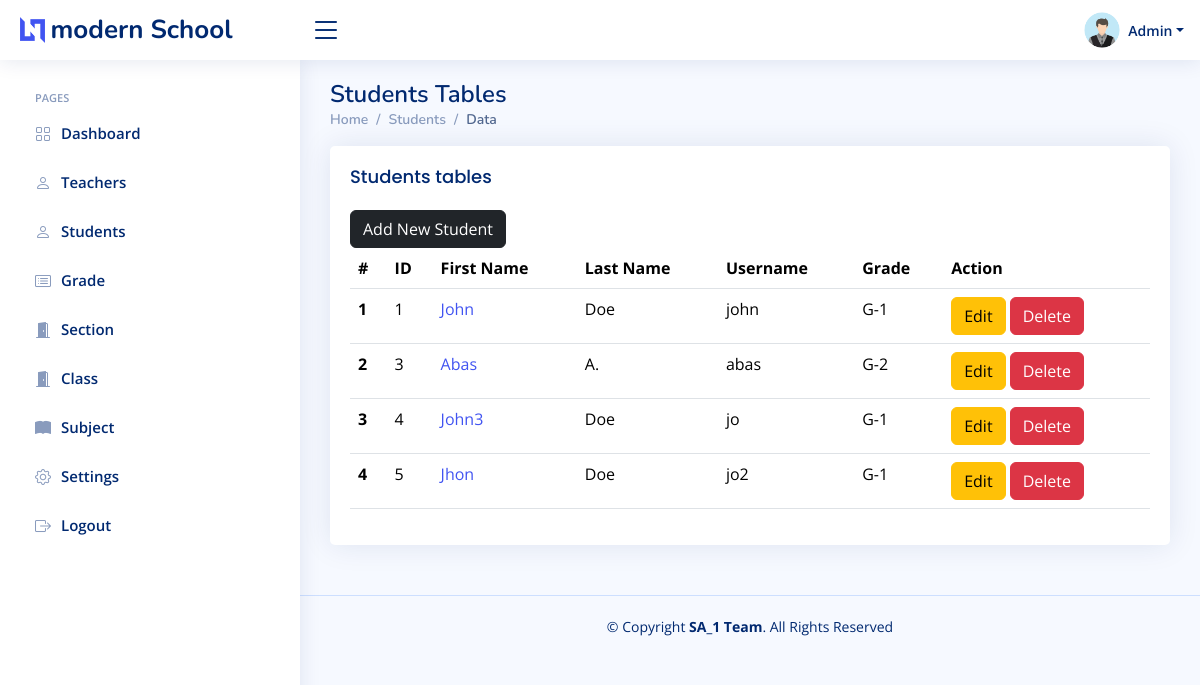
/admin/student1.php (signed in), run on the app's committed database.
### tables this page shows
CREATE TABLE `setting` (
  `id` int(11) NOT NULL,
  `current_year` int(11) NOT NULL,
  `current_semester` varchar(11) NOT NULL,
  `school_name` varchar(100) NOT NULL,
  `slogan` varchar(300) NOT NULL,
  `about` text NOT NULL
);

CREATE TABLE `students` (
  `student_id` int(11) NOT NULL,
  `username` varchar(127) NOT NULL,
  `password` varchar(255) NOT NULL,
  `fname` varchar(127) NOT NULL,
  `lname` varchar(255) NOT NULL,
  `grade` int(11) NOT NULL,
  `section` int(11) NOT NULL,
  `address` varchar(31) NOT NULL,
  `gender` varchar(7) NOT NULL,
  `email_address` varchar(255) NOT NULL,
  `date_of_birth` date NOT NULL,
  `date_of_joined` timestamp NULL DEFAULT current_timestamp(),
  `parent_fname` varchar(127) NOT NULL,
  `parent_lname` varchar(127) NOT NULL,
  `parent_phone_number` varchar(31) NOT NULL
);

CREATE TABLE `grades` (
  `grade_id` int(11) NOT NULL,
  `grade` varchar(31) NOT NULL,
  `grade_code` varchar(7) NOT NULL
);

### data/setting.php (called while the page is built)
<?php
function getSetting($conn){
   $sql = "SELECT * FROM setting";
   $stmt = $conn->prepare($sql);
   $stmt->execute();
   if ($stmt->rowCount() == 1) {
     $settings = $stmt->fetch();
     return $settings;
   }else {
    return 0;
   }
}
?>

### admin/data/student.php (called while the page is built, shortened)
<?php
function getAllStudents($conn){
   $sql = "SELECT * FROM students";
   $stmt = $conn->prepare($sql);
   $stmt->execute();
   if ($stmt->rowCount() >= 1) {
     $students = $stmt->fetchAll();
     return $students;
   }else {
   	return 0;
   }
}

### admin/data/grade.php (called while the page is built, shortened)
<?php
function getGradeById($grade_id, $conn){
   $sql = "SELECT * FROM grades
           WHERE grade_id=?";
   $stmt = $conn->prepare($sql);
   $stmt->execute([$grade_id]);
   if ($stmt->rowCount() == 1) {
     $grade = $stmt->fetch();
     return $grade;
   }else {
    return 0;
   }
}

### admin/student1.php (the view, shortened to what this page needs)
<?php
if (isset($_SESSION['admin_id']) &&
isset($_SESSION['role'])) {
if ($_SESSION['role'] == 'Admin') {
include "../DB_connection.php";
include "data/student.php";
include "data/grade.php";
$students = getAllStudents($conn);
?>
<!DOCTYPE html>
<html lang="en">
<head>
    <link href="assets/vendor/bootstrap/css/bootstrap.min.css" rel="stylesheet">
    <link href="assets/vendor/bootstrap-icons/bootstrap-icons.css" rel="stylesheet">
    <link href="assets/vendor/boxicons/css/boxicons.min.css" rel="stylesheet">
    <link href="assets/vendor/quill/quill.snow.css" rel="stylesheet">
    <link href="assets/vendor/quill/quill.bubble.css" rel="stylesheet">
    <link href="assets/vendor/remixicon/remixicon.css" rel="stylesheet">
    <link href="assets/vendor/simple-datatables/style.css" rel="stylesheet">
    <link href="assets/css/style.css" rel="stylesheet">
</head>
<body>
    <?php
    include "inc/header.php";
    ?>
    <?php
    include "inc/sidebar.php";
    ?>
    <main id="main" class="main">
        <div class="pagetitle">
            <h1>Students Tables</h1>
            <nav>
                <ol class="breadcrumb">
                    <li class="breadcrumb-item"><a href="index1.php">Home</a></li>
                    <li class="breadcrumb-item">Students</li>
                    <li class="breadcrumb-item active">Data</li>
                </ol>
            </nav>
        </div>
        <section class="section">
            <div class="row">
                <div class="col-lg-12">
                    <div class="card">
                        <div class="card-body">
                            <h5 class="card-title">Students tables</h5>
                            <a href="student-add1.php"
                               class="btn btn-dark">Add New Student</a>
                            <table class="table datatable">
                                <thead>
                                    <tr>
                                        <th scope="col">#</th>
                                        <th scope="col">ID</th>
                                        <th scope="col">First Name</th>
                                        <th scope="col">Last Name</th>
                                        <th scope="col">Username</th>
                                        <th scope="col">Grade</th>
                                        <th scope="col">Action</th>
                                    </tr>
                                </thead>
                                <tbody>
                                <?php
                                if ($students != 0) {
                                $i = 0; foreach ($students as $student ) {
                                    $i++;  ?>
                                    <tr>
                                        <th scope="row"><?=$i?></th>
                                        <td><?=$student['student_id']?></td>
                                        <td>
                                            <a href="student-view1.php?student_id=<?=$student['student_id']?>">
                                                <?=$student['fname']?>
                                            </a>
                                        </td>
                                        <td><?=$student['lname']?></td>
                                        <td><?=$student['username']?></td>
                                        <td>
                                            <?php
                                            $grade = $student['grade'];
                                            $g_temp = getGradeById($grade, $conn);
                                            if ($g_temp != 0) {
                                                echo $g_temp['grade_code'].'-'.
                                                    $g_temp['grade'];
                                            }
                                            ?>
                                        </td>
                                        <td>
                                            <a href="student-edit1.php?student_id=<?=$student['student_id']?>"
                                               class="btn btn-warning">Edit</a>
                                            <a href="student-delete.php?student_id=<?=$student['student_id']?>"
                                               class="btn btn-danger">Delete</a>
                                        </td>
                                    </tr>
                                <?php }} ?>
                                </tbody>
                            </table>
                        </div>
                    </div>
                </div>
            </div>
        </section>
    </main>
    <?php
    include "inc/footer.php";
    ?>
</body>
</html>
    <?php
}else {
    header("Location: ../login.php");
    exit;
}
}else {
    header("Location: ../login.php");
    exit;
}
?>

### admin/inc/header.php (shortened to what this page needs)
<?php
include "../data/setting.php";
$setting = getSetting($conn);
if ($setting != 0) {
?>
<header id="header" class="header fixed-top d-flex align-items-center">
    <div class="d-flex align-items-center justify-content-between">
        <a href="../index.php" class="logo d-flex align-items-center">
            <img src="assets/img/logo.png" alt="">
            <span class="d-none d-lg-block"><?=$setting['school_name']?></span>
        </a>
        <i class="bi bi-list toggle-sidebar-btn"></i>
    </div>
    <nav class="header-nav ms-auto">
        <ul class="d-flex align-items-center">
            <li class="nav-item dropdown pe-3">
                <a class="nav-link nav-profile d-flex align-items-center pe-0" href="#" data-bs-toggle="dropdown">
                    <img src="../img/student-male.png"  alt="Profile" class="rounded-circle">
                    <span class="d-none d-md-block dropdown-toggle ps-2">Admin</span>
                </a>
            </li>
        </ul>
    </nav>
</header>
<?php }else {
    header("Location: login.php");
    exit;
}  ?>

### admin/assets/css/style.css (style rules this page uses)
:root { scroll-behavior: smooth; }
body { font-family: "Open Sans", sans-serif; background: #f6f9ff; color: #444444; }
a { color: #4154f1; text-decoration: none; }
h1, h2, h3, h4, h5, h6 { font-family: "Nunito", sans-serif; }
#main { margin-top: 60px; padding: 20px 30px; transition: all 0.3s; }
.pagetitle { margin-bottom: 10px; }
.pagetitle h1 { font-size: 24px; margin-bottom: 0; font-weight: 600; color: #012970; }
.card { margin-bottom: 30px; border: none; border-radius: 5px; box-shadow: 0px 0 30px rgba(1, 41, 112, 0.1); }
.card-title { padding: 20px 0 15px 0; font-size: 18px; font-weight: 500; color: #012970; font-family: "Poppins", sans-serif; }
.card-body { padding: 0 20px 20px 20px; }
.breadcrumb { font-size: 14px; font-family: "Nunito", sans-serif; color: #899bbd; font-weight: 600; }
.breadcrumb a { color: #899bbd; transition: 0.3s; }
.breadcrumb .breadcrumb-item::before { color: #899bbd; }
.breadcrumb .active { color: #51678f; font-weight: 600; }
.logo { line-height: 1; }
@media (min-width: 1200px) { .logo { width: 280px; } }
.logo img { max-height: 26px; margin-right: 6px; }
.logo span { font-size: 26px; font-weight: 700; color: #012970; font-family: "Nunito", sans-serif; }
.header { transition: all 0.5s; z-index: 997; height: 60px; box-shadow: 0px 2px 20px rgba(1, 41, 112, 0.1); background-color: #fff; padding-left: 20px; }
.header .toggle-sidebar-btn { font-size: 32px; padding-left: 10px; cursor: pointer; color: #012970; }
.header-nav ul { list-style: none; }
.header-nav>ul { margin: 0; padding: 0; }
.header-nav .nav-profile { color: #012970; }
.header-nav .nav-profile img { max-height: 36px; }
.header-nav .nav-profile span { font-size: 14px; font-weight: 600; }
@media (min-width: 1200px) { #main, #footer { margin-left: 300px; } }

### data on the page
setting: school_name "modern School"
students: student_id "1", fname "John", lname "Doe", username "john", grades.grade_code "G", grades.grade "1"
students: student_id "3", fname "Abas", lname "A.", username "abas", grades.grade_code "G", grades.grade "2"
students: student_id "4", fname "John3", lname "Doe", username "jo", grades.grade_code "G", grades.grade "1"
students: student_id "5", fname "Jhon", lname "Doe", username "jo2", grades.grade_code "G", grades.grade "1"
